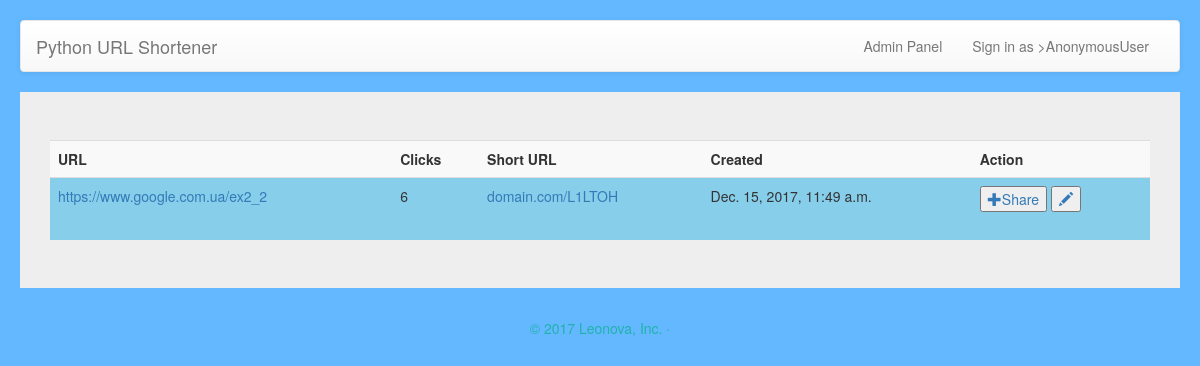
The page /urls/2/ on the database its author committed.
### urls_short/models.py (models this page shows)
class URL(models.Model):
    url_max = models.URLField(max_length=80, null=True)
    click = models.PositiveIntegerField(default=0)
    url_short = models.CharField(blank=True, max_length=30, unique=True, null=True)
    date_of_create = models.DateTimeField(auto_now_add=True)
    user  = models.ForeignKey(User, null=True, blank=True, related_name='url_user')

### urls_short/views.py (the view)
# urls.py: url(r'^(?P<pk>\d+)/', views.detail, name='detail'),
def detail(request, pk):
    url = URL.objects.get(id=pk)
    user = request.user
    return render(request, 'detail.html', {'url': url, 'user':user})

### templates/detail.html (shortened to what this page needs)
  {% extends "base.html" %}
  {% load staticfiles %}
    {% block user %}{{ user }}{% endblock user %}
  {% block content %}
  <div class="container">
     <div class="table-responsive">
      <table class="table table-striped">
        <tr>
            <th>URL</th>
            <th>Clicks</th>
            <th>Short URL</th>
            <th>Created</th>
            <th>Action</th>
        </tr>
        <tr>
           <td><a href="{% url 'urls_short:index' pk=url.id %}">{{ url.url_max }}</a></td>
           <td>{{ url.click }}</td>
           <td><a href="{% url 'urls_short:index' pk=url.id %}">{{ url.url_short }}</a></td>
           <td> {{ url.date_of_create }}</td>
           <td>
            <button><a href="{% url 'urls_short:index' pk=url.id %}" style="text-decoration: none;"><span class="glyphicon glyphicon-plus" aria-hidden="true"></span>Share</a></button>
           <button><a href="{% url 'urls_short:edit' pk=url.id %}" style="text-decoration: none;"><span class="glyphicon glyphicon-pencil" aria-hidden="true"></span></a></button>
          </td>
         </tr>
      </table>
      </div>
      </div>
  {% endblock content %}

### static/css/style.css (style rules this page uses)
body { padding: 20px; background: #63B8FF !important; }
.table-responsive { background-color:#87CEEB; }

### rows shown on the page
URL: url_max "https://www.google.com.ua/ex2_2", click "6", url_short "domain.com/L1LTOH", date_of_create "Dec. 15, 2017, 11:49 a.m."

### other values the page prints
{{ user }} "AnonymousUser"
